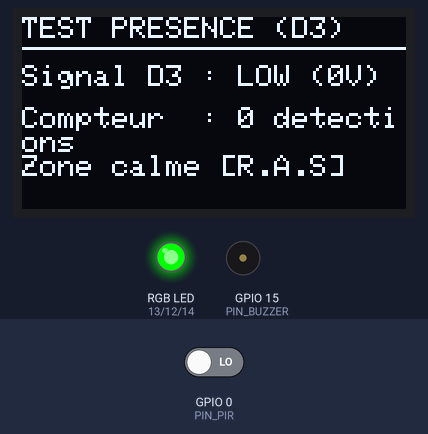
The sketch below on a simulated ESP32. Parts: 128×64 one-colour display, an RGB LED mixed from three pins (HIGH = lit), buzzer (waves = sounding). The test bench sets the inputs (shaded band); at power-on: GPIO 0 (PIN_PIR) LOW.

Above: at 4.2 s.
4.3 s: GPIO 0 (PIN_PIR) driven HIGH
At 5.6 s:
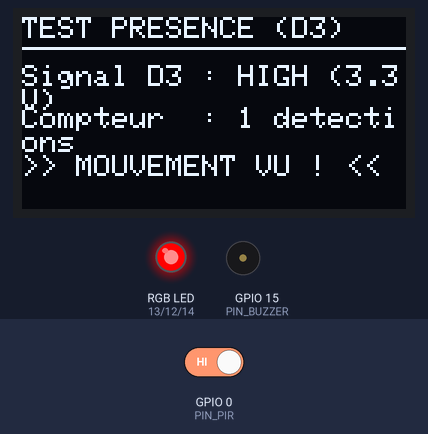
5.9 s: GPIO 0 (PIN_PIR) driven LOW
At 7.0 s:
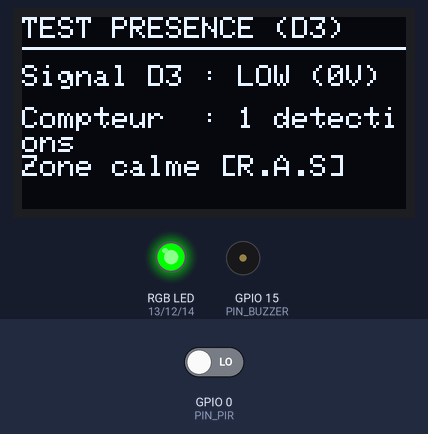
7.4 s: GPIO 0 (PIN_PIR) driven HIGH
At 8.3 s:
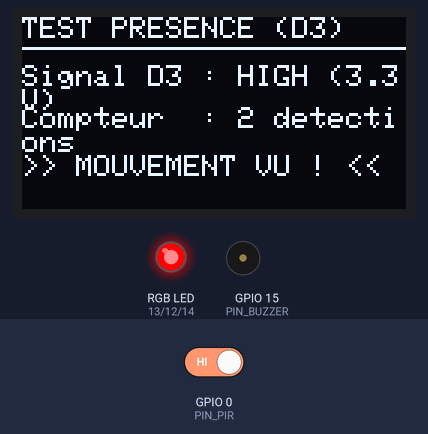
Timing chart, 0 to 10.4 s (numbered marks = the images above; inputs shaded):
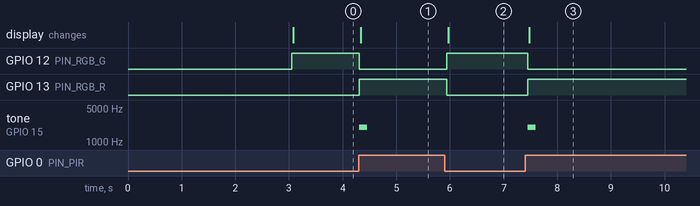

The sketch:

test_pir_standalone.ino
```cpp
#include <Arduino.h>
#include <Wire.h>
#include <Adafruit_GFX.h>
#include <Adafruit_SSD1306.h>

#define OLED_ADDR 0x3C
Adafruit_SSD1306 display(128, 64, &Wire, -1);

// BROCHE DU CAPTEUR DE PRÉSENCE SUR D3 (GPIO0)
#define PIN_PIR 0

// ACTIONNEURS POUR RETOUR IMMÉDIAT
#define PIN_RGB_R  13 // D7 (Rouge)
#define PIN_RGB_G  12 // D6 (Vert)
#define PIN_RGB_B  14 // D5 (Bleu)
#define PIN_BUZZER 15 // D8

int motionCount = 0;
bool lastState = false;

void setRGB(bool r, bool g, bool b) {
  digitalWrite(PIN_RGB_R, r ? HIGH : LOW);
  digitalWrite(PIN_RGB_G, g ? HIGH : LOW);
  digitalWrite(PIN_RGB_B, b ? HIGH : LOW);
}

void setup() {
  Serial.begin(115200);

  pinMode(PIN_PIR, INPUT);
  pinMode(PIN_RGB_R, OUTPUT);
  pinMode(PIN_RGB_G, OUTPUT);
  pinMode(PIN_RGB_B, OUTPUT);
  pinMode(PIN_BUZZER, OUTPUT);

  setRGB(false, false, false);
  digitalWrite(PIN_BUZZER, LOW);

  Wire.begin(4, 5); // D2 SDA, D1 SCL
  display.begin(SSD1306_SWITCHCAPVCC, OLED_ADDR);

  display.clearDisplay();
  display.setTextSize(1);
  display.setTextColor(SSD1306_WHITE);
  display.setCursor(0, 10);
  display.println("TEST CAPTEUR PRESENCE");
  display.setCursor(0, 30);
  display.println("Stabilisation: 3s...");
  display.display();
  delay(3000);
}

void loop() {
  int pirState = digitalRead(PIN_PIR);

  if (pirState == HIGH && !lastState) {
    motionCount++;
    tone(PIN_BUZZER, 2000, 150); // Bip sonore net
  }
  lastState = (pirState == HIGH);

  display.clearDisplay();
  display.setTextSize(1);
  display.setTextColor(SSD1306_WHITE);

  // Titre
  display.setCursor(0, 0);
  display.print("TEST PRESENCE (D3)");
  display.drawLine(0, 10, 127, 10, SSD1306_WHITE);

  // État de la broche D3 en temps réel
  display.setCursor(0, 16);
  display.printf("Signal D3 : %s", pirState == HIGH ? "HIGH (3.3V)" : "LOW (0V)");

  // Compteur
  display.setCursor(0, 30);
  display.printf("Compteur  : %d detections", motionCount);

  // Statut visuel
  display.setCursor(0, 46);
  if (pirState == HIGH) {
    display.print(">> MOUVEMENT VU ! <<");
    setRGB(true, false, false); // Rouge d'alerte
  } else {
    display.print("Zone calme [R.A.S]");
    setRGB(false, true, false); // Vert nominal
  }

  display.display();
  delay(100);
}
```

Measured:
- after the input at 4.3 s, GPIO 12 (PIN_RGB_G): HIGH → LOW at once; GPIO 13 (PIN_RGB_R): LOW → HIGH at once; tone on GPIO 15 (PIN_BUZZER): silent → 2000 Hz at once, → silent 0.15 s later; the display: changes at once (image 1)
- after the input at 5.9 s, GPIO 12 (PIN_RGB_G): LOW → HIGH after 0.05 s; GPIO 13 (PIN_RGB_R): HIGH → LOW after 0.05 s; the display: changes after 0.07 s (image 2)
- after the input at 7.4 s, GPIO 12 (PIN_RGB_G): HIGH → LOW after 0.05 s; GPIO 13 (PIN_RGB_R): LOW → HIGH after 0.05 s; tone on GPIO 15 (PIN_BUZZER): silent → 2000 Hz after 0.05 s, → silent 0.15 s later; the display: changes after 0.08 s (image 3)
